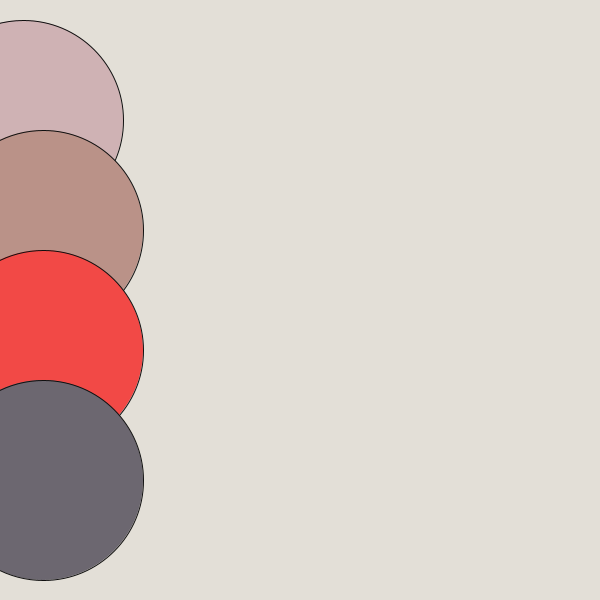
Frame 1 (no input)
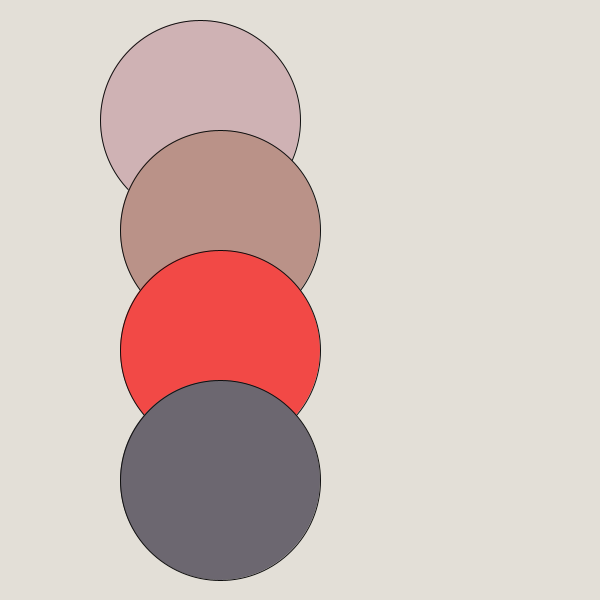
Frame 60 (the mouse pressed at the canvas centre just before this capture)
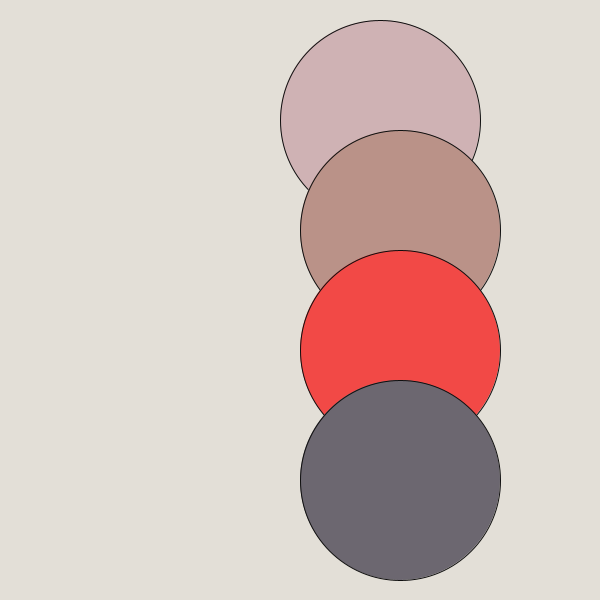
Frame 120 (the mouse held since frame 60 and released just before this capture)

The Processing sketch that drew these frames (run headless with seeded random() and noise(); from frame 60 on, the mouse is pressed at the canvas centre):

// Processing sketch: processing_144853
// ── processing_144853.pde

// Konkuk University
// Department of Dynamic Media
// SOS iDesign
// Name: JEONG eunyeah
// ID: 201420106
int x = 20;
int y = 40;
int speed = 3;

void setup(){
size (600, 600);
smooth();
}

void draw(){
  background(#e3dfd7);
  
   x = x + speed;
   y = y + speed;
   if ((x > width) || (x < 0))
   if ((y > width) || (y < 0)) {
    // If the object reaches either edge, multiply speed by -1 to turn it around.
    speed = speed * 100;
  }

  // Display circle at x location
  stroke(15);
  fill(#cfb2b4);
  ellipse(x,120,200,200);
  
  stroke(15);
  fill (#ba9288);
  ellipse(y,230,200,200);
  
  stroke(15);
  fill (#f24946);
  ellipse(y,350,200,200);
  
  stroke(15);
  fill (#6c6770);
  ellipse(y,480,200,200);
  
}


//professor..T.T Sorry, i'm supid
//Also das nächste Mal werde ich nur PROCESSING studieren das Buch kaufen.
//Es tut mir leid, so viel. Ich will nur, um aufzuholen den Fortschritt. Dann werde ich überraschen.
